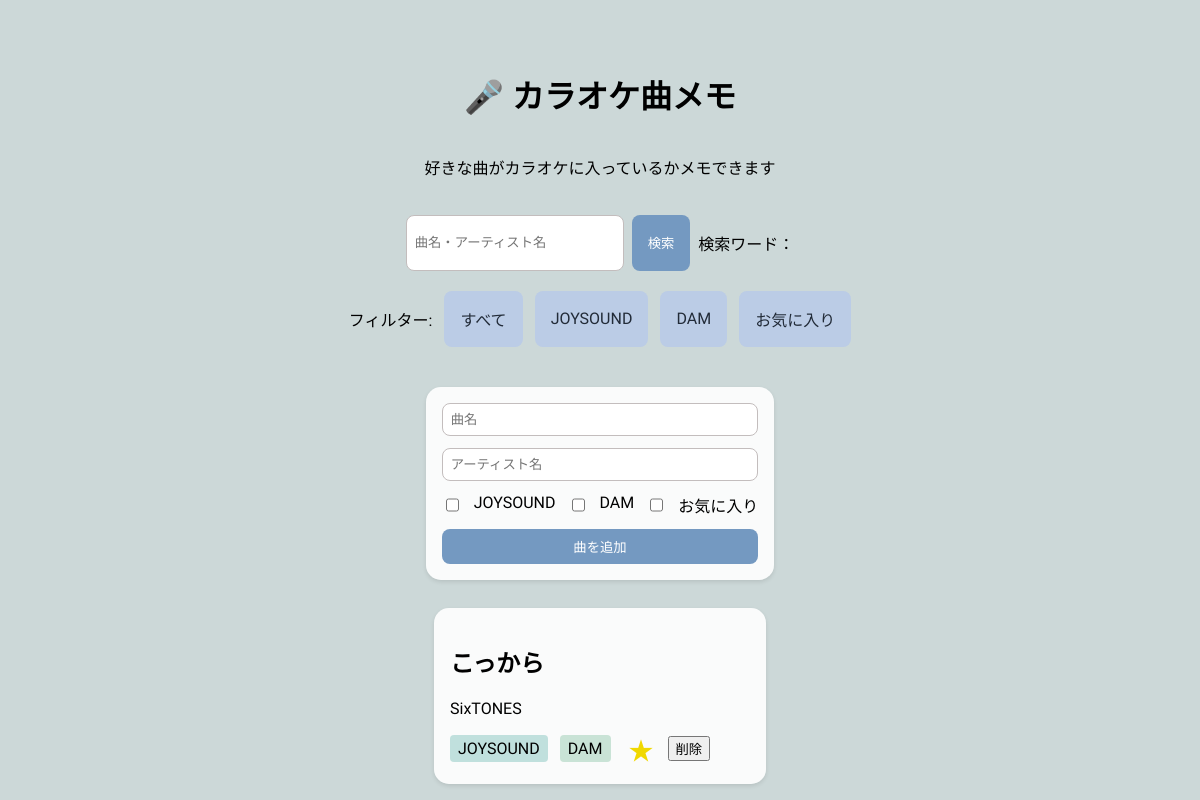
Page /?filter=favorite on the committed database.
### tables this page shows
CREATE TABLE songs (
        id INTEGER PRIMARY KEY AUTOINCREMENT,
        title TEXT NOT NULL,
        artist TEXT NOT NULL,
        joysound BOOLEAN NOT NULL DEFAULT 0,
        dam BOOLEAN NOT NULL DEFAULT 0,
        favorite BOOLEAN NOT NULL DEFAULT 0
    );

### app.py (the view, shortened to what this page needs)
@app.route('/', methods=['GET', 'POST'])
def index():
    conn = get_db_connection()
    songs = conn.execute('SELECT * FROM songs').fetchall()
    conn.close()
    search_word = request.args.get('search', '')  # 検索ワードを取得（デフォルトは空文字）
    filter_type = request.args.get('filter', 'all')  # フィルターの種類を取得（デフォルトは'all'）
    filtered_songs = []
    if search_word:
        for song in songs:
            if search_word.lower() in song['title'].lower() or search_word.lower() in song['artist'].lower():
                filtered_songs.append(song)  # 曲名またはアーティスト名に検索ワードが含まれている場合はリストに追加
    else:
        filtered_songs = songs  # 検索ワードが空の場合は全ての曲を表示
    if filter_type == 'favorite':
        filtered_songs = [song for song in filtered_songs if song['favorite'] == 1]  # お気に入りのみ表示
    return render_template('index.html' , songs=filtered_songs, search_word=search_word)

### app.py (called while the page is built)
def get_db_connection():
    conn = sqlite3.connect('karaoke.db')
    conn.row_factory = sqlite3.Row
    return conn

### templates/index.html (shortened to what this page needs)
<!DOCTYPE html>
<html lang="ja">
<head>
    <link rel="stylesheet" href="{{ url_for('static', filename='style.css') }}">
</head>
<body>
    <div class="app">
        <h1>🎤 カラオケ曲メモ</h1>
        <section class="description">
            <p>好きな曲がカラオケに入っているかメモできます</p>
        </section>
        <form class="search-area" name="search" method="get">
            <input type="text" placeholder="曲名・アーティスト名" class="search-input" name="search">
            <button class="search-button">検索</button>
            <p>検索ワード：{{ search_word }}</p>
        </form>
        <section class="filter-area">
            <p>フィルター:</p>
            <a href="/" class="filter-button">すべて</a>
            <a href="/?filter=joysound" class="filter-button">JOYSOUND</a>
            <a href="/?filter=dam" class="filter-button">DAM</a>
            <a href="/?filter=favorite" class="filter-button {% if filter_type == 'favorite' %}active{% endif %}">お気に入り</a>
        </section>
        <section class="add-area">
            <form action="/" method="post">
                <input type="text" placeholder="曲名" name="song_title" required>
                <input type="text" placeholder="アーティスト名" name="artist" required>
                <div class="checkbox-group">
                    <input type="checkbox" id="joysound" name="joysound">
                    <label for="joysound">JOYSOUND</label>
                    <input type="checkbox" id="dam" name="dam">
                    <label for="dam">DAM</label>
                    <input type="checkbox" id="favorite" name="favorite">
                    <label for="favorite">お気に入り</label>
                </div>
                <button class="add-button">曲を追加</button>
            </form>
        </section>
        <section class="song-list">
            {% if songs %}
                {% for song in songs %}
                <article class="song-card">
                    <h2>{{ song.title }}</h2>
                    <p class="artist">{{ song.artist }}</p>
                    <div class="tag-button">
                        {% if song.joysound %}
                            <span class="tag-joysound">JOYSOUND</span>
                        {% endif %}
                        {% if song.dam %}
                            <span class="tag-dam">DAM</span>
                        {% endif %}
                        <form method="post">
                            <button type="submit" class="favorite-button">
                                {% if song.favorite %}
                                    ★
                                {% else %}
                                    ☆
                                {% endif %}
                            </button>
                        </form>
                        <form action="" method="post">
                            <button class="delete-button" type="submit">削除</button>
                        </form>
                    </div>
                </article>
                {% endfor %}
            {% else %}
                <p class="no-result">該当する曲が見つかりません。</p>
            {% endif %}
                </div>
</body>
</html>

### static/style.css (style rules this page uses)
body { background-color: rgb(204, 216, 216); margin-top: 50px; font-family:'M PLUS Rounded 1c', sans-serif; }
.app { display: flex; flex-direction: column; align-items: center; }
.filter-area { display: flex; gap: 12px; margin-bottom: 20px; flex-wrap: wrap; justify-content: center; }
.filter-button { padding: 6px 16px; background-color: #bbcce6; color: rgb(34, 43, 56); border: none; border-radius: 8px; cursor: pointer; transition: 0.3s; display: inline-flex; align-items: center; text-decoration: none; }
.song-list { display: flex; flex-wrap: wrap; justify-content: center; gap: 16px; }
.song-card { background-color: rgb(255, 255, 255, 0.9); border-radius: 15px; padding: 16px; margin: 8px; width: 300px; box-shadow: 0 2px 4px rgba(0, 0, 0, 0.1); transition: 0.3s; }
.tag-joysound { display: inline-block; background-color: rgb(192, 224, 221); border-radius: 4px; padding: 4px 8px; margin-right: 4px; }
.tag-dam { display: inline-block; background-color: rgb(201, 227, 214); border-radius: 4px; padding: 4px 8px; margin-right: 4px; }
.artist { margin: 4px 0 12px; }
.search-area { display: flex; gap: 8px; margin: 20px 0; }
.search-input { padding: 8px; border: 1px solid #c3bdbd; border-radius: 8px; width: 200px; outline: none; }
.search-button { padding: 8px 16px; background-color: #7499c1; color: white; border: none; border-radius: 8px; cursor: pointer; transition: 0.3s; }
.favorite-button { background: none; border: none; font-size: 25px; color: #f0d800; cursor: pointer; transition: 0.3s; }
.tag-button { display: flex; align-items: center; gap: 8px; }
.add-area { background-color: rgb(255, 255, 255, 0.9); border-radius: 15px; padding: 16px; box-shadow: 0 2px 4px rgba(0, 0, 0, 0.1); margin: 20px 0; }
.add-area form { display: flex; flex-direction: column; gap: 12px; }
.add-area input { padding: 8px; border: 1px solid #c3bdbd; border-radius: 8px; outline: none; }
.checkbox-group { display: flex; gap: 12px; }
.add-button { padding: 8px 16px; background-color: #7499c1; color: white; border: none; border-radius: 8px; cursor: pointer; transition: 0.3s; }

### rows in the picture
songs: title "こっから", artist "SixTONES", joysound "JOYSOUND", dam "DAM"
